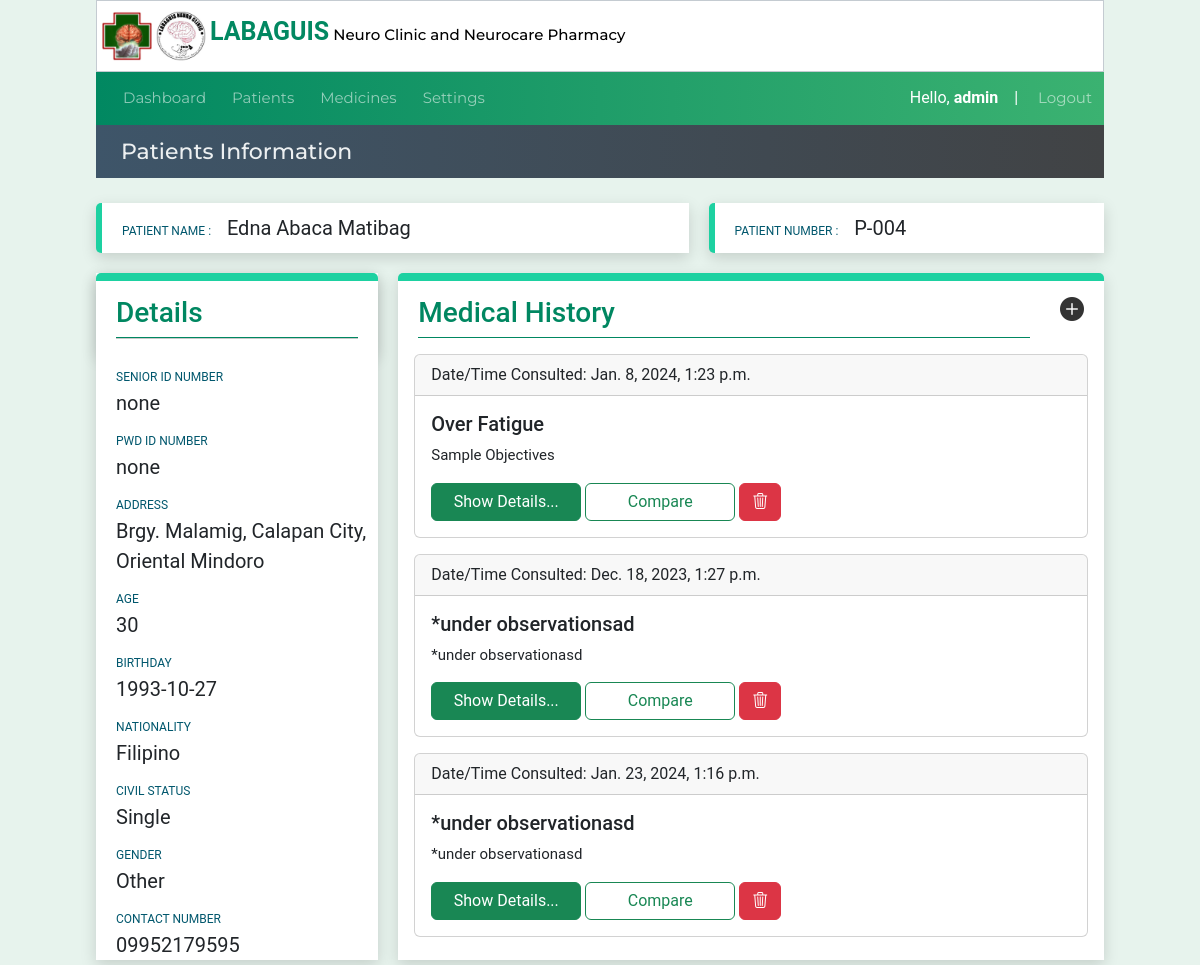
The page /patientinfo/31 (signed in) on the database its author committed.
### website/models.py (models this page shows, shortened)
class Patient(models.Model):
    created_at = models.DateTimeField(auto_now_add=True)
    patient_code=models.CharField(max_length=50)
    first_name = models.CharField(max_length=50)
    middle_name = models.CharField(max_length=50)
    last_name = models.CharField(max_length=50)
    age = models.CharField(max_length=50)
    bday = models.CharField(max_length=50,default='')
    civil_status = models.CharField(max_length=50,default='')
    gender = models.CharField(max_length=50)
    address = models.CharField(max_length=100)
    contact_number = models.CharField(max_length=50)
    srID = models.CharField(max_length=50,null=True, blank=True)
    pwdID = models.CharField(max_length=50,null=True, blank=True)
    nationality = models.CharField(max_length=50,null=True, blank=True)

class Patienthistory(models.Model):
    created_at = models.DateTimeField(auto_now_add=True,null=True, blank=True)
    consultCounter = models.CharField(max_length=50)
    patient_code=models.CharField(max_length=50)
    diagnosis = models.TextField(default="*under observation",max_length=500,null=True, blank=True)
    remarks = models.TextField(default="*under observation",max_length=500,null=True, blank=True)
    objectives = models.TextField(default="*under observation",max_length=500,null=True, blank=True)
    plans_recommendations = models.TextField(default="*under observation",max_length=500,null=True, blank=True)
    bp = models.CharField(max_length=50,null=True, blank=True)
    weight = models.CharField(max_length=50,null=True, blank=True)
    height = models.CharField(max_length=50,null=True, blank=True)
    bodytemp = models.CharField(max_length=50,null=True, blank=True)

### website/views.py (the view, shortened to what this page needs)
# urls.py: path('patientinfo/<int:pk>', views.patientinfo, name='patientinfo'),
@login_required(login_url="loginuser")
def patientinfo(request,pk,selectedmed=''):
    date_joined = datetime.now()
    formatted_datetime = formats.date_format(date_joined, "SHORT_DATETIME_FORMAT")
    context = patientinfoData(pk)
    context['medicinedata'] =Medicinelist.objects.all()
    pCode=patientinfoData(pk)['patient_record'].patient_code
    return render(request, 'patientinfo.html',context)

### website/templatetags/custom_tags.py (called while the page is built)
@register.simple_tag
def Medhistory(pcode):
    Phistory = Patienthistory.objects.filter(patient_code=pcode)
    return Phistory

### website/views.py (called while the page is built)
def patientinfoData(pk):
    medicines_list = Medicinelist.objects.all()
    patient_record = Patient.objects.get(id=pk)
    medicationrecord = Prescription.objects.filter(patient_code=patient_record.patient_code)
    context = { 'medicationrecord': medicationrecord,
               'patient_record':patient_record,
               'medicines_list':medicines_list,
               'pCode':patient_record.patient_code,
               'pID':pk,
               }
    return context

### website/templates/patientinfo.html (shortened to what this page needs)
{% extends 'index.html' %}
{% load custom_tags %}
{% block pagetitle %}Patients Information{% endblock pagetitle %}
{% block content %}
<div class="info-row1">
  <div class="col1-info">
    <label class="lbl-pname">PATIENT NAME : &nbsp &nbsp </label>
    <label class="value-pname">{{patient_record.first_name}} {{patient_record.middle_name}}
      {{patient_record.last_name }}
    </label>
  </div>
  <div class="col2-info">
    <label class="lbl-pname">PATIENT NUMBER : &nbsp &nbsp</label>
    <label class="value-pname">{{patient_record.patient_code}} </label>
  </div>
</div>
<div class="info-row2">
  <div class="detials-container">
    <div class="pdetails-head">
      <div class="lbl-details">
        <h3>Details</h3>
      </div>
      <hr>
    </div>
    <div class="pdetails-body">
      <label class="lbl-pname">SENIOR ID NUMBER</label><br />
      <label class="value-pname">{{patient_record.srID}} </label>
    </div>
    <div class="pdetails-body">
      <label class="lbl-pname">PWD ID NUMBER</label><br />
      <label class="value-pname">{{patient_record.pwdID}} </label>
    </div>
    <div class="pdetails-body">
      <label class="lbl-pname">ADDRESS</label><br />
      <label class="value-pname">{{patient_record.address}} </label>
    </div>
    <div class="pdetails-body">
      <label class="lbl-pname">AGE</label><br />
      <label class="value-pname">{{patient_record.age}} </label>
    </div>
    <div class="pdetails-body">
      <label class="lbl-pname">BIRTHDAY</label><br />
      <label class="value-pname">{{patient_record.bday}} </label>
    </div>
    <div class="pdetails-body">
      <label class="lbl-pname">NATIONALITY</label><br />
      <label class="value-pname">{{patient_record.nationality}} </label>
    </div>
    <div class="pdetails-body">
      <label class="lbl-pname">CIVIL STATUS</label><br />
      <label class="value-pname">{{patient_record.civil_status}} </label>
    </div>
    <div class="pdetails-body">
      <label class="lbl-pname">GENDER</label><br />
      <label class="value-pname">{{patient_record.gender}} </label>
    </div>
    <div class="pdetails-body">
      <label class="lbl-pname">CONTACT NUMBER</label><br />
      <label class="value-pname">{{patient_record.contact_number}} </label>
    </div>
  </div>
  <div class="details-history">
    <div class="phistory-head">
      {% block title %}
      <div class="lbl-details">
        <h3>Medical History </h3>
      </div>
      <div class="add-medication"><a href="{% url "medicalhistorytb" patient_record.id%}">
          <h4><i class="bi bi-plus-circle-fill"></i></h4>
        </a></div>
      {% endblock title %}
    </div>
    {% block content1 %}
    {% Medhistory patient_record.patient_code as records %}
    {% for record in records %}
    <div class="card m-3">
      <div class="card-header">
        Date/Time Consulted:  {{record.created_at}}
      </div>
      <div class="card-body">
        <h5 class="card-title">{{record.remarks}}</h5>
        <p class="card-text">{{record.objectives}}</p>
        <a href="{% url "patientmedinfo_geninfo" patient_record.id record.id%}" class="btn btn-success" style="width:150px">Show Details...</a>
        <a href="{% url "comparepage" patient_record.id record.id%}" target="_blank" class="btn btn-outline-success" style="width:150px">Compare</a>
        <a href="{% url "deletemedicalhistory" patient_record.id record.id%}" class="btn btn-danger" ><i class="bi bi-trash3"></i></a>
      </div>
    </div>
    {% endfor %}
{% endblock content1 %}
</div>
</div>
{% endblock content %}

### website/templates/navbar.html (shortened to what this page needs)
<div class="header-main5" style="z-index: 2;">
    <nav class="navbar navbar-dark navbar-expand-md ">
        <div class="container-fluid" >
          <div class="collapse navbar-collapse" id="navbarNav">
            <ul class="navbar-nav">
              <li class="nav-item ">
                <a class="nav-link " aria-current="page" href="{% url "dashboard" %}">Dashboard</a>
              </li>
              <li class="nav-item">
                <a class="nav-link " href="{% url "patienttable" %}">Patients</a>
              </li>
              <li class="nav-item">
                <a class="nav-link" href="{% url "medications" %}">Medicines</a>
              </li>
              <li class="nav-item">
                <a class="nav-link" href="{% url "medicationsettings" %}">Settings</a>
              </li>
            </ul>
          </div>
          Hello,&nbsp <b>{{request.user}}</b> &nbsp &nbsp | &nbsp
        </div>
        <a class="nav-item nav-link navbar-nav" style="margin-right:10px;" href="{% url "logoutuser" %}">Logout</a>
      </nav>
</div>

### website/static/style.css (style rules this page uses)
* { box-sizing:border-box; margin: 0; padding: 0; font-family: 'Roboto', sans-serif; }
body { background-color: #e7f3ed; }
header li,a,strong, button { font-family: 'Montserrat', sans-serif; font-weight: 500; font-size: 13px; color: #edf0f1; text-decoration: none; padding: 0px 0px; margin: 0px 0px; }
.nav-link { font-size: 15px; }
.left-menu lu,li { font-size: 5px; text-decoration: none; color: black; padding: 5px; list-style: none; margin: 0; }
.info-row1 { display: inline-flex; width: 100%; }
.info-row2 { display: inline-flex; width: 100%; }
.lbl-pname { font-size:12px; color: #01576d; }
.value-pname { font-size: 20px; font-style: bold; }
.col1-info { margin: 20px 0; margin-right: 20px; padding: 10px 20px; background-color:white; width:60%; border-left: 6px solid #1dd1a1; border-radius: 5px 0 0 5px; box-shadow: 0 5px 15px 0 #00000026; }
.col2-info { margin: 20px 0; padding: 10px 20px; background-color:white; width:40%; border-left: 6px solid #1dd1a1; border-radius: 5px 0 0 5px; box-shadow: 0 5px 15px 0 #00000026; }
.pdetails-head { width: 100%; padding: 15px 20px; border-top: 8px solid #1dd1a1; border-radius: 5px 5px 0 0; box-shadow: 0 5px 15px 0 #00000026; }
.pdetails-body { padding-left:20px; padding-top: 10px; background-color: white; width: 100%; }
.lbl-details { color: rgb(0,135,97); border-bottom: 1px solid rgb(0,135,97); width: 100%; }
.detials-container { margin-right: 20px; display: block; width: 40%; box-shadow: 0 5px 15px 0 #00000026; background-color:white; }
hr { margin: 0; padding: 0; }
.details-history { background-color:white; width: 100%; border-top: 8px solid #1dd1a1; border-radius: 5px 5px 0 0; box-shadow: 0 5px 15px 0 #00000026; }
.phistory-head { display: inline-flex; width: 100%; padding: 15px 20px 0 20px; border-radius: 5px 5px 0 0; justify-content:space-between; }
.add-medication { margin-left: 30px; }
.add-medication a { color:rgb(0, 0, 0,0.8); }
.header-main5 { height: 100%; margin: 0px 8%; background-color: #80c3e3; background: rgb(1,136,97); background: linear-gradient(90deg, rgba(1,136,97,1) 0%, rgba(31,157,105,1) 50%, rgba(59,178,113,1) 100%); color: white; }
.navbar { padding: 2px; }
.reg-rows label,span,p,ul,li { font-size: 15px; }

### rows shown on the page
Patient: first_name "Edna", middle_name "Abaca", last_name "Matibag", patient_code "P-004", srID "none", pwdID "none", address "Brgy. Malamig, Calapan City, Oriental Mindoro", age "30", bday "1993-10-27", nationality "Filipino", civil_status "Single", gender "Other", contact_number "09952179595"
Patienthistory: created_at "Jan. 8, 2024, 1:23 p.m.", remarks "Over Fatigue", objectives "Sample Objectives"
Patienthistory: created_at "Dec. 18, 2023, 1:27 p.m.", remarks "*under observationsad", objectives "*under observationasd"
Patienthistory: created_at "Jan. 23, 2024, 1:16 p.m.", remarks "*under observationasd", objectives "*under observationasd"

### other values the page prints
{{ request.user }} "admin"
